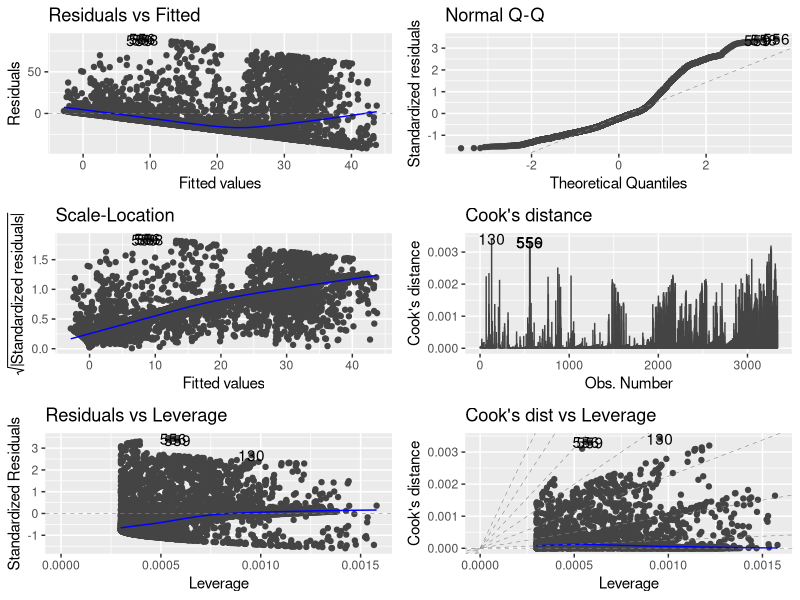
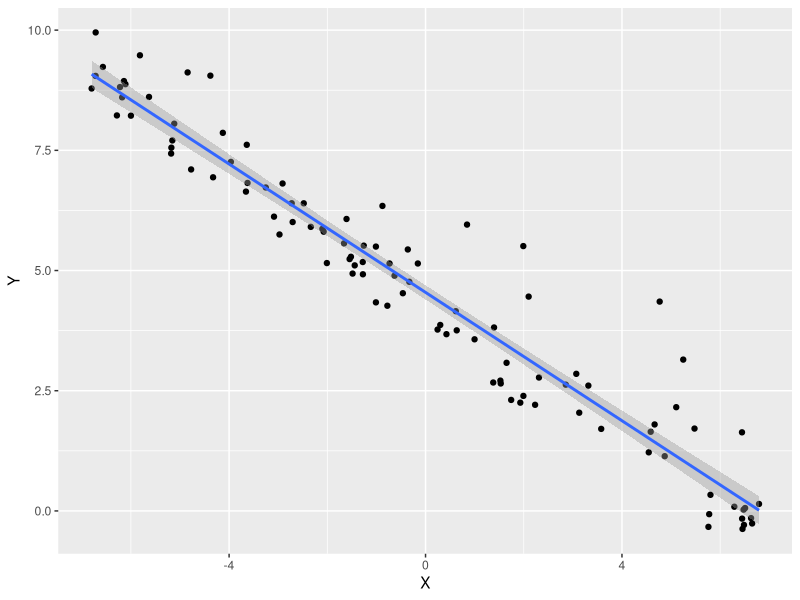
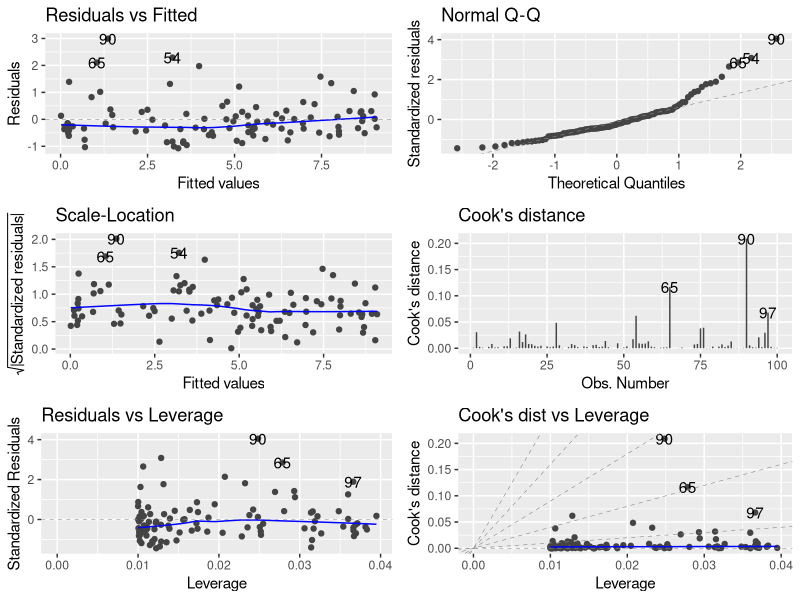

R code for these plots, in order: (Note: this script raises an error after producing the figures.)
#####################
### ZOO800: HW 10 ###
#####################

# Author: Rebekkah LaBlue
# Concept: Linear Regression & Assumption Checking
# Due: November 10, 2025


### --- PACKAGES --- ###

library(tidyverse)
library(dplyr)
library(purrr)
library(magrittr)
library(car)
library(units)
library(stats)
library(ggplot2)
library(viridis)
library(ggfortify)
library(here)


### --- PROBLEM --- ###

### Ordinary least squares regression is a valuable tool, but one that comes with several important
# assumptions that should be checked. Violations of these assumptions can sometimes result in biased
# estimates of the regression parameters with consequences for the accuracy of predictions.


###################
### OBJECTIVE 1 ###
###################

### Find real data related to your research focus that fits the assumptions of ordinary least squares
# regression, estimate the regression parameters, and compare model predictions at two X values.


### OPTIONS: regress PA on land cover types and tmaxes?
# Scale predictor var/s but not response (not REQUIRED for only one covr, but makes interp easier,
# ie. coefficient response size for x for each 1 unit increase of y...)
# Spp data are det/nondet, ie.binomial and so not usable for this assignment
# use autoplot() for diagnostic plots, as well as histogram, to assess assumptions


### --- A --- ###
### Using either your own data or data that you find in an online database find two continuous variables
# that might reasonably be hypothesized to have a causal association (i.e., one variable is clearly the
# response, Y, and the other the predictor, X) and have sufficient numbers of paired observations (> 30).

covars_raw <- read.csv(here("wibba_covars_raw.csv"), header = TRUE)
colnames(covars_raw)
lm_df <- covars_raw %>%
  dplyr::select(pa_percent, lat, atlas_block) %>%
  filter(!is.na(pa_percent), !is.na(lat))

### All my data is at the "block"-level, ie. 25km^2 survey blocks (atlas_block) mapped over 
# the entire state of Wisconsin for the Wisconsin Breeding Bird Atlas (N = 3337)
# Covars to use: pa_percent (percent of total protected area per block), lat (latitude centroids of Atlas blocks)


### --- B --- ###
### Using lm(), fit a linear regression to these data.

lm1 <- lm(pa_percent ~ lat , data = lm_df)
summary(lm1)


### --- C --- ###
### Evaluate the model residuals for signs that regression assumptions are violated. You should evaluate
# at least three assumptions and for each one state to what extent you believe it is violated and how you
# know. You should plot figures and write your response as comments embedded in the code.

autoplot(lm1, which = 1:6)
# Residuals v Fitted: Assumption of linearity is violated (bend in line and clumping of points)
# Q-Q: Assumption of linearity violated (tails skewed, esp right tail)
# Scale-location: Assumption of homoschedasticity violated (bent line, point clumping indicate non-constant variance; 
# variance increases with fitted values)
# Cook's Distance: only 3 points are potentially influential observations 
# Residuals v Leverage, Cooks v Leverage: No highly influential points indicate no worrisome outliers

### Overall: Key assumptions of linearity, homoschedasticity, and normality violated
# Transformations likely necesssary to obtain better model fit


### --- D --- ###
### Generate predictions and associated prediction intervals for two X values: one at the median of X and
# the other at the 95th percentile of X. How do the prediction intervals differ?

x_median <- median(lm_df$lat)
x_95pct <- quantile(lm_df$lat, probs = 0.95)

lm_df2 <- data.frame(lat = c(x_median, x_95pct))
preds <- predict(lm1, newdata = lm_df2, interval = "prediction", level = 0.95)
bind_cols(lm_df2, as.data.frame(preds))

### Interp.:
# As latitude increases so does the percent protected area (pa) in each survey Atlas block (fit value > 0).
# My prediction intervals around the fitted value for both the median and 95th percentile values
# are very large/wide, hardly differ (upr - lwr = ~102.6, and contain negative values--all of which
# indicate the linear model is a poor fit for this data--echoing the violated regression assumptions. 
# The intervals being roughly the same width suggests values/uncertainty at tails/extremes 
# are similar and therefore stable, but it's clear that this model is a poor fit. Negative values
# in particular are problematic because you can't have 'negative' protected area as far as my 
# response variable is concerned.


###################
### OBJECTIVE 2 ###
###################

### I’ve said in class that the regression parameter estimates are fairly robust to modest deviations from
# normality. However, estimates of uncertainty are more sensitive. Evaluate whether this is true.

### --- A --- ###
### Generate linear regression data where the error in the response variable Y is not quite normally
# distributed (but still unimodal). A lognormal or negative binomial distribution should work. No
# error in X this time. 100 X, Y pairs should be good.

set.seed(333)

n <- 100 # n pairs
slope <-  -0.7 # set a true slope
intercept <- 3.3 # set a true intercept
X <- runif(n, min = -7, max = 7) # create x from a uniform distribution
epsilon <- rlnorm(n, meanlog = 0, sdlog = 0.6) # create skewed error from lognorm dist

Y <- intercept + slope * X + epsilon

ggplot(data.frame(X, Y), aes(x = X, y = Y)) + 
  geom_point() +
  geom_smooth(method = "lm")


### --- B --- ###
### Fit a linear regression to the data.

lm_b <- lm(Y ~ X)
summary(lm_b)
autoplot(lm_b, which = 1:6)

### --- C, D, E --- ###
### Repeat this process and keep track of the true and estimated slope and intercept.

Simulate_lm_b <- function(n = 100, slope = -0.7, intercept = 3.3) { # set base/true values for function to run
  X <- runif(n, min = -0.7, max = 0.7) # confg X
  epsilon <- rlnorm(n, meanlog = 0, sdlog = 0.6) # config error/epsilon 
  Y <- intercept + slope * X + epsilon # equation
  fit <- lm(Y ~ X) # fit model on predictor, response
  coef_fit <- coef(fit) # fit coeficients for retrieval (slope, int, X)
  preds <- predict(fit, newdata = data.frame(X, Y), interval = "prediction", level = 0.95) # create prediction interval
  interval <- mean(Y >= preds[, "lwr"] & Y <= preds[, "upr"]) # set bounds 
  tibble( # store 
    sims = sims,
    est_intercept = coef_fit[1],
    est_slope = coef_fit[2],
    interval = interval
  )
}

set.seed(333)
lm_b_sims <- replicate(100, Simulate_lm_b(), simplify = FALSE) %>% # replicate function over 100 sims
  bind_rows()

sims_summary <- lm_b_sims %>% # extract means, sds for coefficients of interest 
  summarise(
    mean_intercept = mean(est_intercept),
    sd_intercept = sd(est_intercept),
    mean_slope = mean(est_slope),
    sd_slope = sd(est_slope),
    mean_interval = mean(interval)
  )

sims_summary # compare
# Pred slop = -0.684 +/- 0.195, True slope = -0.7 
# Pred intercept = 4.5 +/- 0.09, True intercept = 3.3
# Match: Pretty close!


### --- F --- ###
### What fraction of your data (Y values) falls within the 95% prediction interval?
# Roughly 95%! (0.954)


### --- G --- ###
### What does this imply for how your estimated uncertainty in the predictions compares to the
# true uncertainty.

# Overall, they are pretty close to one another with more simulations (CLT)
